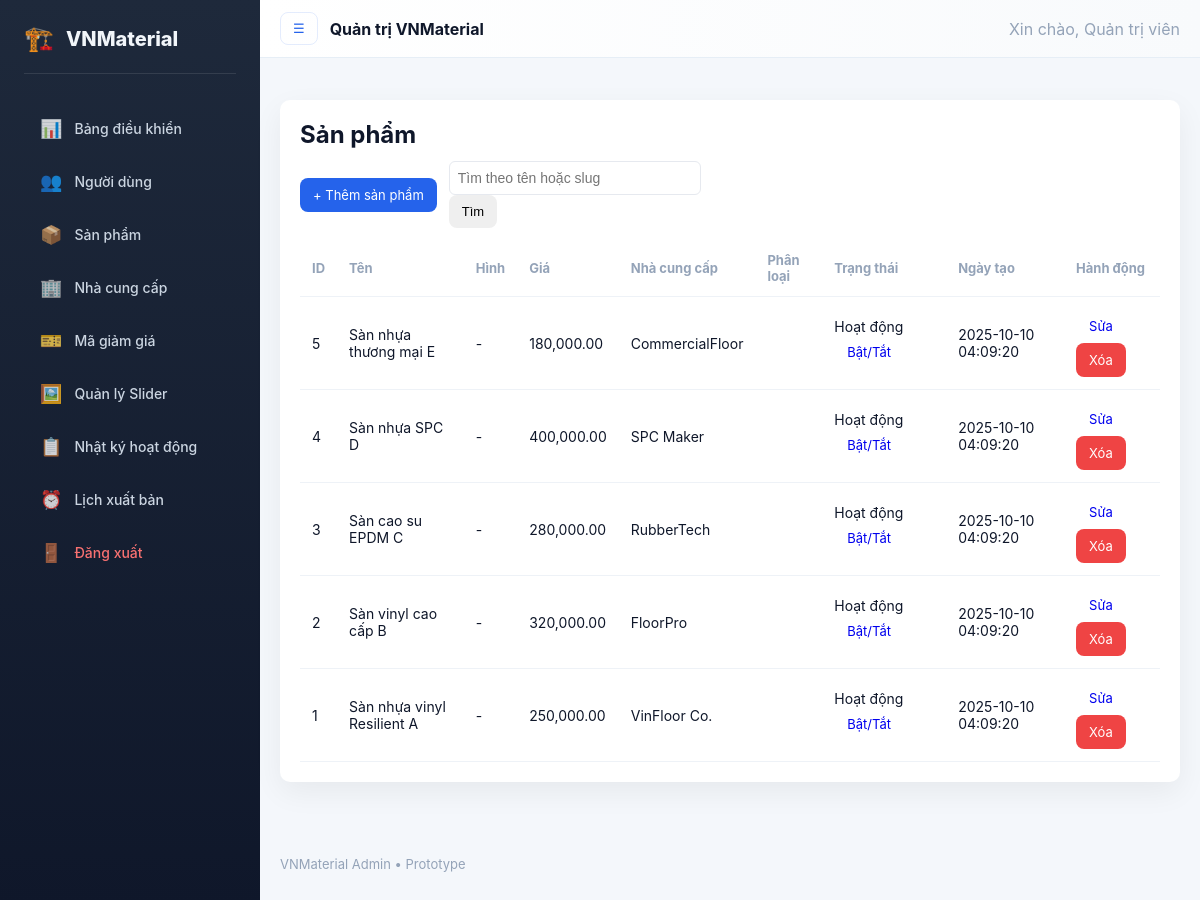
Page /backend/products.php (signed in) on the committed database.
### tables this page shows
CREATE TABLE products (
        id INTEGER PRIMARY KEY AUTOINCREMENT,
        name TEXT,
        slug TEXT,
        description TEXT,
        price REAL,
        status INTEGER DEFAULT 1,
        featured INTEGER DEFAULT 0,
        images TEXT,
        supplier_id INTEGER,
        created_at DATETIME DEFAULT CURRENT_TIMESTAMP
    , sku TEXT, stock INTEGER DEFAULT 0, unit TEXT, thickness REAL, color TEXT, warranty TEXT, meta_title TEXT, meta_description TEXT, featured_image TEXT, technical_specs TEXT, manufacturer TEXT, origin TEXT, material_type TEXT, application TEXT, website TEXT, product_function TEXT, category TEXT);

CREATE TABLE suppliers (
        id INTEGER PRIMARY KEY AUTOINCREMENT,
        name TEXT,
        slug TEXT,
        email TEXT,
        phone TEXT,
        address TEXT,
        logo TEXT,
        description TEXT,
        created_at DATETIME DEFAULT CURRENT_TIMESTAMP
    , status INTEGER DEFAULT 1, location TEXT, is_featured INTEGER DEFAULT 0, category_id INTEGER REFERENCES supplier_categories(id));

### backend/products.php (the view, shortened to what this page needs)
<?php
$pdo = getPDO();
require __DIR__ . '/inc/header.php';
$search = trim($_GET['q'] ?? '');
if (!empty($search)) {
    $stmt = $pdo->prepare('SELECT p.id,p.name,p.price,p.status,p.created_at,s.name as supplier_name FROM products p LEFT JOIN suppliers s ON p.supplier_id = s.id WHERE p.name LIKE ? OR p.slug LIKE ? ORDER BY p.id DESC');
    $like = "%$search%";
    $stmt->execute([$like, $like]);
    $products = $stmt->fetchAll(PDO::FETCH_ASSOC);
} else {
    $products = $pdo->query('SELECT p.id,p.name,p.price,p.status,p.created_at,s.name as supplier_name FROM products p LEFT JOIN suppliers s ON p.supplier_id = s.id ORDER BY p.id DESC')->fetchAll(PDO::FETCH_ASSOC);
}
?>
<div class="card">
    <h2 style="margin-top:0">Sản phẩm</h2>
    <div style="display:flex;gap:12px;align-items:center;margin-bottom:12px">
        <a class="small-btn primary" href="products.php?action=add">+ Thêm sản phẩm</a>
        <form method="get" action="products.php" style="margin:0">
            <input type="text" name="q" placeholder="Tìm theo tên hoặc slug" value="<?php echo htmlspecialchars($search) ?>" style="padding:8px;border-radius:6px;border:1px solid #e6e9ef">
            <button class="small-btn" type="submit">Tìm</button>
        </form>
    </div>
    <table class="table">
        <thead>
            <tr>
                <th>ID</th>
                <th>Tên</th>
                <th>Hình</th>
                <th>Giá</th>
                <th>Nhà cung cấp</th>
                <th>Phân loại</th>
                <th>Trạng thái</th>
                <th>Ngày tạo</th>
                <th>Hành động</th>
            </tr>
        </thead>
        <tbody>
        <?php foreach ($products as $p): ?>
            <tr>
                <td><?php echo $p['id'] ?></td>
                <td><?php echo htmlspecialchars($p['name']) ?></td>
                <td><?php if (!empty($p['featured_image'])): ?><img src="<?php echo htmlspecialchars($p['featured_image']) ?>" alt="" style="height:40px"><?php else: ?>-<?php endif; ?></td>
                <td><?php echo number_format($p['price'], 2) ?></td>
                <td><?php echo htmlspecialchars($p['supplier_name'] ?? '') ?></td>
                <td><?php echo htmlspecialchars($p['category'] ?? '') ?></td>
                <td><?php echo $p['status'] ? 'Hoạt động' : 'Không hoạt động' ?> <a class="small-btn" href="products.php?action=toggle&id=<?php echo $p['id'] ?>">Bật/Tắt</a></td>
                <td><?php echo $p['created_at'] ?></td>
                <td class="btn-row">
                    <a class="small-btn" href="products.php?action=edit&id=<?php echo $p['id'] ?>">Sửa</a>
                    <a class="small-btn warn" href="products.php?action=delete&id=<?php echo $p['id'] ?>" onclick="return confirm('Xóa sản phẩm?')">Xóa</a>
                </td>
            </tr>
        <?php endforeach; ?>
        </tbody>
    </table>
</div>
<?php require __DIR__ . '/inc/footer.php'; ?>

### backend/inc/header.php (shortened to what this page needs)
<!doctype html>
<html>
<head>
    <link rel="stylesheet" href="assets/css/admin.css">
</head>
<body>
<div class="app">
  <aside class="sidebar">
    <div class="brand">
      <div class="brand-logo">🏗️</div>
      <div class="brand-text">VNMaterial</div>
    </div>
    <nav>
      <a href="index.php" class="nav-item">
        <span class="nav-icon">📊</span>
        <span class="nav-text">Bảng điều khiển</span>
      </a>
      <a href="users.php" class="nav-item">
        <span class="nav-icon">👥</span>
        <span class="nav-text">Người dùng</span>
      </a>
      <a href="products.php" class="nav-item">
        <span class="nav-icon">📦</span>
        <span class="nav-text">Sản phẩm</span>
      </a>
      <a href="suppliers.php" class="nav-item">
        <span class="nav-icon">🏢</span>
        <span class="nav-text">Nhà cung cấp</span>
      </a>
      <a href="vouchers.php" class="nav-item">
        <span class="nav-icon">🎫</span>
        <span class="nav-text">Mã giảm giá</span>
      </a>
      <a href="sliders.php" class="nav-item">
        <span class="nav-icon">🖼️</span>
        <span class="nav-text">Quản lý Slider</span>
      </a>
      <a href="activity_logs.php" class="nav-item">
        <span class="nav-icon">📋</span>
        <span class="nav-text">Nhật ký hoạt động</span>
      </a>
      <a href="scheduled_publishing.php" class="nav-item">
        <span class="nav-icon">⏰</span>
        <span class="nav-text">Lịch xuất bản</span>
      </a>
      <a href="logout.php" class="nav-item logout">
        <span class="nav-icon">🚪</span>
        <span class="nav-text">Đăng xuất</span>
      </a>
    </nav>
  </aside>
  <div class="main">
    <div class="topbar">
      <div style="display:flex;gap:12px;align-items:center">
        <button class="small-btn ghost" id="btn-toggle-sidebar">☰</button>
        <div style="font-weight:700">Quản trị VNMaterial</div>
      </div>
      <div style="display:flex;gap:12px;align-items:center">
        <div style="color:var(--muted-2)">Xin chào, Quản trị viên</div>
      </div>
    </div>
    <div class="container">

### backend/inc/footer.php (shortened to what this page needs)
		</div>
		<footer class="admin-footer">VNMaterial Admin • Prototype</footer>
	</div>
</div>
</body>
</html>

### backend/assets/css/admin.css (style rules this page uses)
:root { --bg: #f4f7fb; --surface: #ffffff; --accent: #2563eb; --accent-2: #06b6d4; --muted: #6b7280; --muted-2: #94a3b8; --danger: #ef4444; --radius: 10px; }
* { box-sizing:border-box }
body { font-family:Inter,ui-sans-serif,system-ui,Segoe UI, Roboto, Arial; background:var(--bg); color:#0f172a; margin:0; padding:0 }
.app { display:flex;min-height:100vh }
.sidebar { width:260px;background:linear-gradient(180deg, #1e293b, #0f172a);color:#fff;padding:24px;flex-shrink:0;box-shadow:4px 0 20px rgba(0,0,0,0.1) }
.sidebar .brand { display:flex;align-items:center;gap:12px;font-weight:800;font-size:20px;margin-bottom:32px;padding-bottom:20px;border-bottom:1px solid rgba(255,255,255,0.1) }
.sidebar .brand-logo { font-size:24px }
.sidebar .brand-text { color:#f1f5f9 }
.sidebar nav .nav-item { display:flex;align-items:center;gap:12px;color:#cbd5e1;padding:12px 16px;border-radius:12px;text-decoration:none;margin-bottom:8px;transition:all 0.2s ease;font-weight:500 }
.sidebar nav .nav-item.logout { margin-top:auto;color:#f87171 }
.sidebar nav .nav-icon { font-size:18px;opacity:0.8 }
.sidebar nav .nav-text { font-size:14px }
.main { flex:1;background:var(--bg) }
.topbar { background:linear-gradient(90deg,var(--surface),#f8fafc);padding:12px 20px;border-bottom:1px solid #e6eef6;display:flex;align-items:center;justify-content:space-between }
.container { max-width:1200px;margin:22px auto;padding:20px }
.card { background:var(--surface);padding:20px;border-radius:var(--radius);box-shadow:0 10px 30px rgba(2,6,23,0.06);margin-bottom:18px }
.card h2,.card h3 { margin:0 0 12px 0 }
.small-btn { display:inline-block;padding:8px 12px;border-radius:8px;font-size:13px;text-decoration:none;border:1px solid transparent }
.small-btn.primary { background:var(--accent);color:#fff }
.small-btn.ghost { background:transparent;color:var(--accent);border:1px solid rgba(37,99,235,0.12) }
.small-btn.warn { background:var(--danger);color:#fff }
.table { width:100%;border-collapse:collapse;font-size:14px }
.table th,.table td { padding:12px;border-bottom:1px solid #eef2f7;text-align:left }
.table th { color:var(--muted-2);font-size:13px }
input[type="email"],input[type="password"],input[type="text"],textarea,select,input[type="number"],input[type="datetime-local"] { width:100%;padding:10px;border:1px solid #e6eef6;border-radius:8px;font-size:14px;background:#fff }
footer.admin-footer { max-width:1200px;margin:20px auto;padding:14px 20px;color:var(--muted-2);font-size:13px }

### rows in the picture
products: id "5", name "Sàn nhựa thương mại E", price "180,000.00", supplier.name "CommercialFloor", status "Hoạt động", created_at "2025-10-10 04:09:20"
products: id "4", name "Sàn nhựa SPC D", price "400,000.00", supplier.name "SPC Maker", status "Hoạt động", created_at "2025-10-10 04:09:20"
products: id "3", name "Sàn cao su EPDM C", price "280,000.00", supplier.name "RubberTech", status "Hoạt động", created_at "2025-10-10 04:09:20"
products: id "2", name "Sàn vinyl cao cấp B", price "320,000.00", supplier.name "FloorPro", status "Hoạt động", created_at "2025-10-10 04:09:20"
products: id "1", name "Sàn nhựa vinyl Resilient A", price "250,000.00", supplier.name "VinFloor Co.", status "Hoạt động", created_at "2025-10-10 04:09:20"
